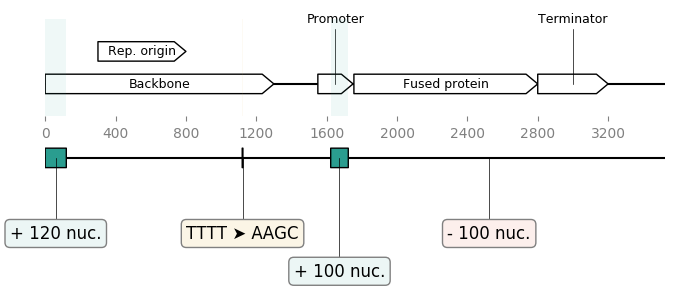

Write the Python code that produced this figure.
import os
from geneblocks import DiffBlocks, load_record

seq_1 = load_record(os.path.join("sequences", "sequence1.gb"))
seq_2 = load_record(os.path.join("sequences", "sequence2.gb"))

diff_blocks = DiffBlocks.from_sequences(seq_1, seq_2)
ax1, ax2 = diff_blocks.plot(figure_width=8)
ax1.figure.savefig("diff_blocks.png", bbox_inches="tight")
